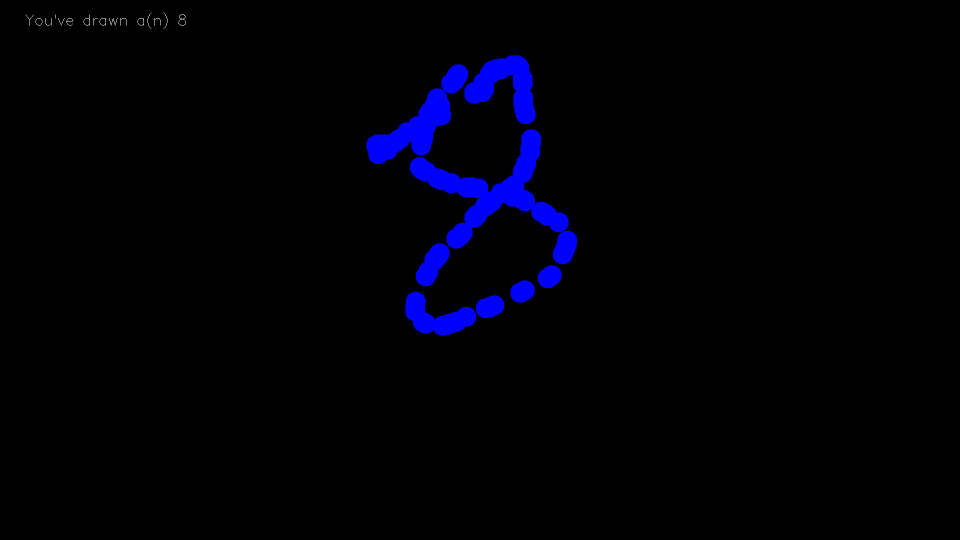
#> input picture Drawings/08-25-2020_22-38.png, 1920 x 1080 px (shown at 1/2 size)
$ python -i image_utils.py   (imports and definitions only)
#> lines starting #> are read from the running program, lines starting #| are printed output that depends on the picture; after the words box and inside, x2 and y2 are one past the last pixel; in counts of white or black regions, pixels touching at a corner belong together
import cv2
import numpy as np
import matplotlib.pyplot as plt

def crop_to_roi(img, padding=50):
    #find contours
    contours, hierarchy = cv2.findContours(img, cv2.RETR_EXTERNAL, cv2.CHAIN_APPROX_NONE)

    #loop through contours to find smallest bbox that covers all contours
    minX, minY, maxX, maxY = img.shape[1], img.shape[0], 0, 0
    for cnt in contours:
        x, y, w, h = cv2.boundingRect(cnt)
        minX, minY = min(minX, x), min(minY, y)
        maxX, maxY = max(maxX, x+w), max(maxY, y+h)

    #crop img to bbox and add black padding to edges
    img = img[minY:maxY, minX:maxX]
    img = cv2.copyMakeBorder(img, padding, padding, padding, padding, cv2.BORDER_CONSTANT, value=(0, 0, 0))

    return img

def preprocess(img):
    #convert to grayscale and crop to roi
    img = cv2.cvtColor(img, cv2.COLOR_RGB2GRAY)
    cropped = crop_to_roi(img)

    #resize to 28x28 with 2 pixels of padding on each edge giving 32x32
    small = cv2.resize(cropped, (28, 28))
    small = np.pad(small, ((2, 2), (2, 2)))

    #add dim to agree with model input size
    small = np.expand_dims(small, -1)

    return small

>>> import cv2
>>> picture = cv2.cvtColor(cv2.imread('../Drawings/08-25-2020_22-38.png'), cv2.COLOR_BGR2RGB)
>>> result = preprocess(picture)
#> in preprocess, `img = cv2.cvtColor(img, cv2.COLOR_RGB2GRAY)`:
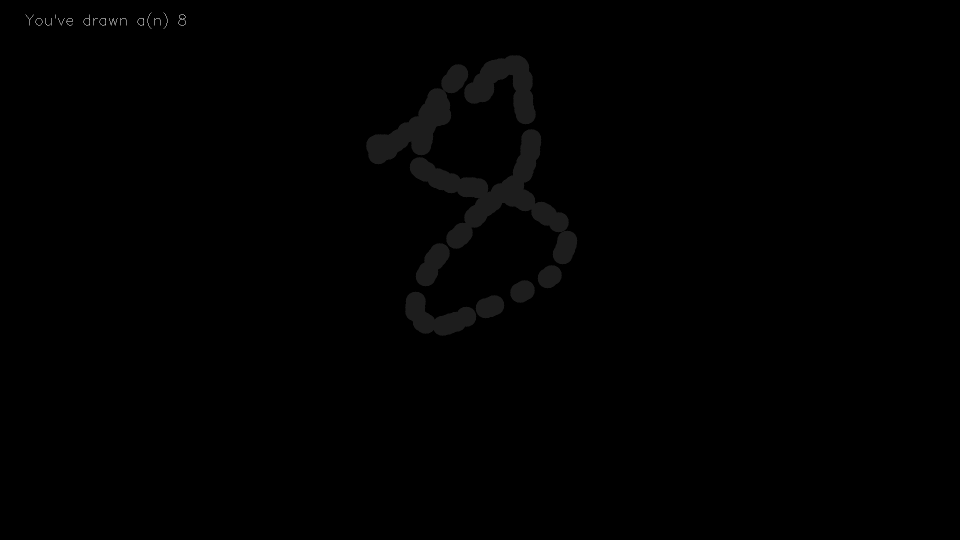
#> img: shape (1080, 1920) (shown at 1/2 size); min 0, max 255, mean 0.9
#> in crop_to_roi, `contours, hierarchy = cv2.findContours(img, cv2.RETR_EXTERNAL, cv2.CHA..`: contours = 24 contours, 10 with area under 20; largest, box (x1, y1, x2, y2) and area: (819, 258, 1155, 529) 23120, (732, 128, 937, 329) 12816, (928, 110, 1072, 249) 9464, (810, 583, 953, 672) 6199, (831, 486, 900, 573) 3232
#> the loop in crop_to_roi, `for cnt in contours:` made 24 passes
#> (x, y, w, h, minX, minY, maxX, maxY) on passes 1 to 12: (951, 590, 58, 47, 951, 590, 1009, 637), (810, 583, 143, 89, 810, 583, 1009, 672), (1020, 560, 50, 46, 810, 560, 1070, 672), (1075, 530, 49, 47, 810, 530, 1124, 672), (831, 486, 69, 87, 810, 486, 1124, 672), (819, 258, 336, 271, 810, 258, 1155, 672), (732, 128, 205, 201, 732, 128, 1155, 672), (928, 110, 144, 139, 732, 110, 1155, 672), (309, 36, 12, 15, 309, 36, 1155, 672), (275, 36, 13, 15, 275, 36, 1155, 672), (241, 36, 12, 15, 241, 36, 1155, 672), (218, 36, 17, 15, 218, 36, 1155, 672)
#> in crop_to_roi, `img = img[minY:maxY, minX:maxX]`:
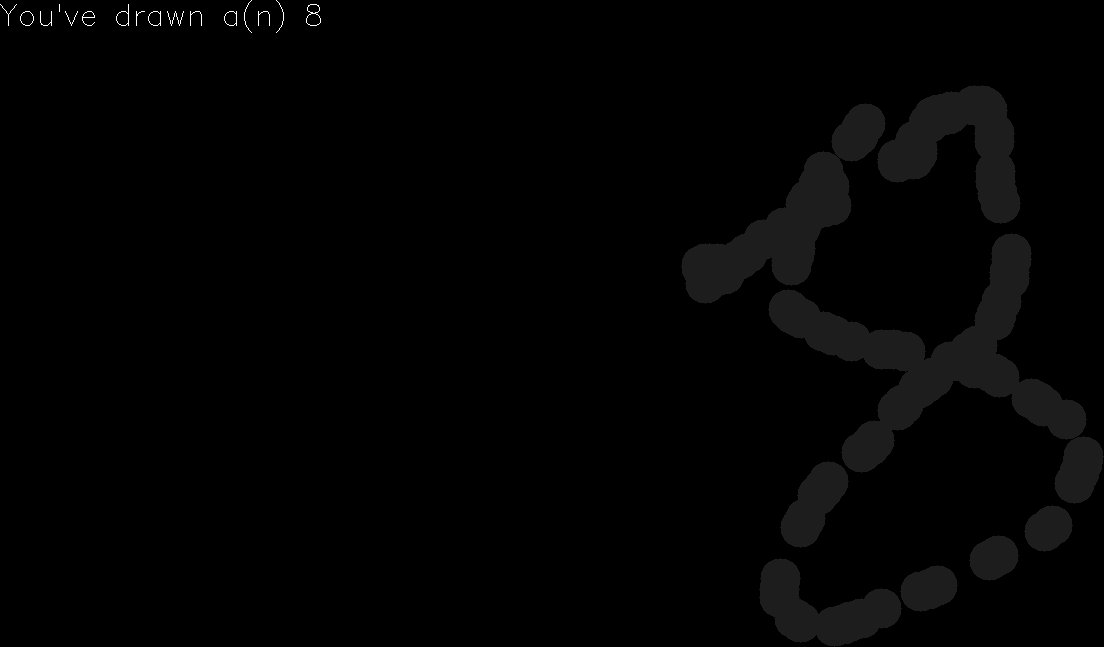
#> img: shape (647, 1104); min 0, max 255, mean 2.7
#> in crop_to_roi, `img = cv2.copyMakeBorder(img, padding, padding, padding, padding, cv2...`:
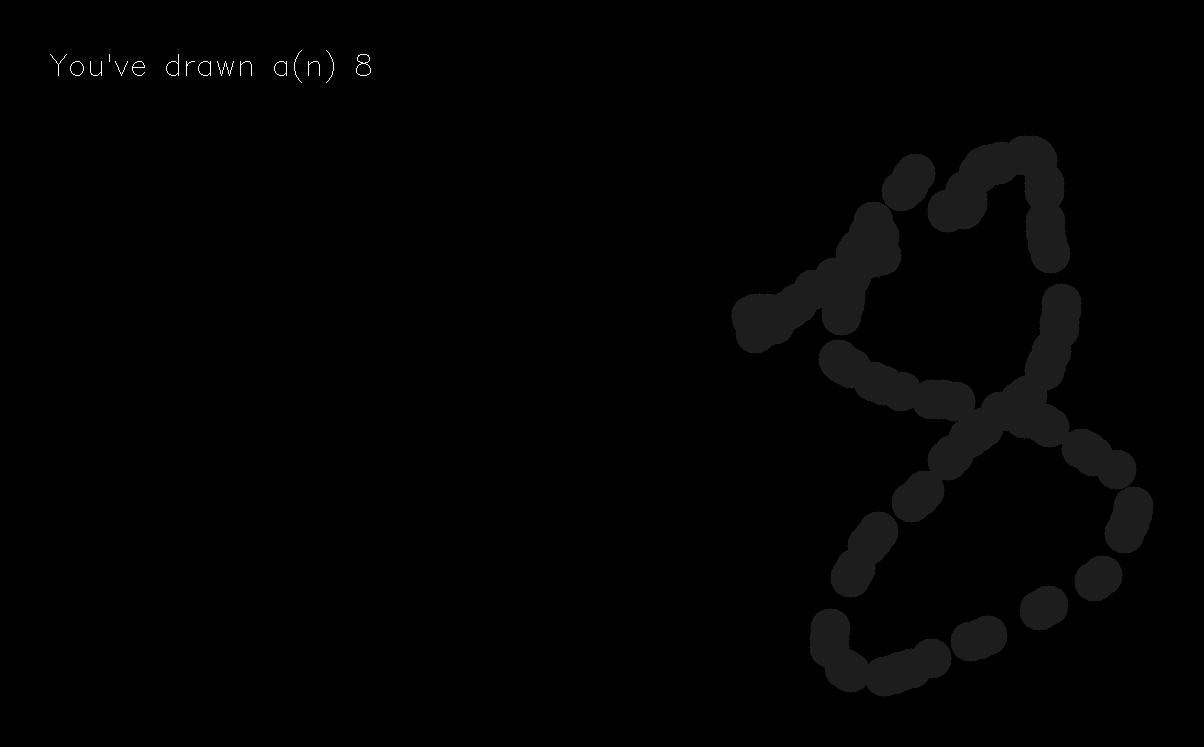
#> img: shape (747, 1204); min 0, max 255, mean 2.2
#> in preprocess, `small = cv2.resize(cropped, (28, 28))`:
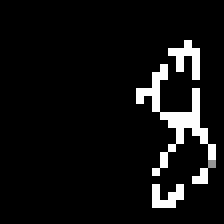
#> small: shape (28, 28) (shown 8 times larger); min 0, max 29, mean 2; drawn with min black and max white
#> in preprocess, `small = np.pad(small, ((2, 2), (2, 2)))`:
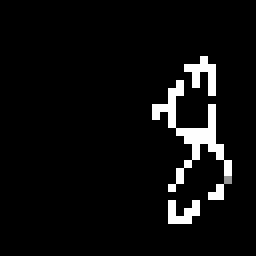
#> small: shape (32, 32) (shown 8 times larger); min 0, max 29, mean 1.5; drawn with min black and max white

$ run again, on Drawings/08-25-2020_23-38.png
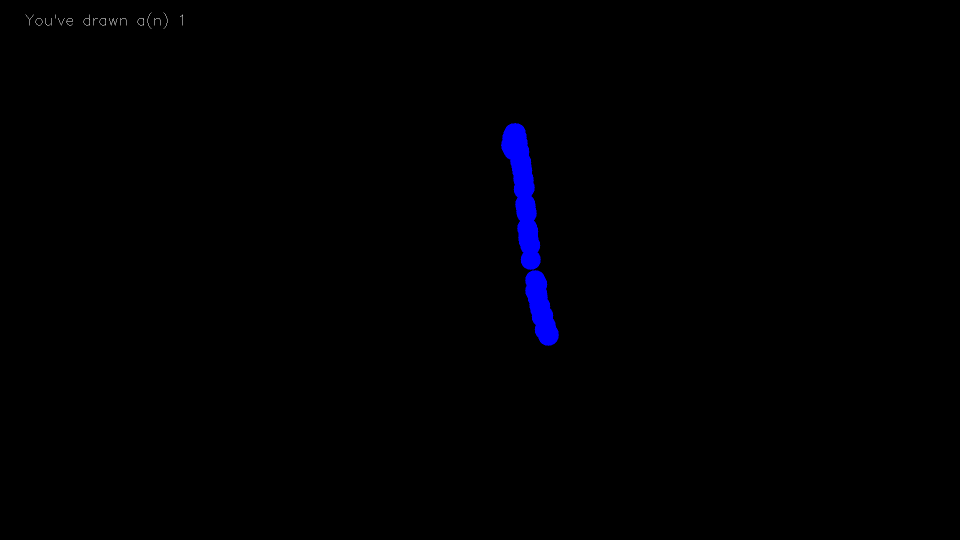
#> input picture Drawings/08-25-2020_23-38.png, 1920 x 1080 px (shown at 1/2 size)
#> contours = 18 contours, 11 with area under 20; largest, box (x1, y1, x2, y2) and area: (1002, 246, 1082, 540) 11348, (1050, 540, 1118, 692) 5829, (71, 36, 85, 51) 144, (275, 36, 288, 51) 141, (199, 36, 212, 51) 141, (167, 29, 180, 51) 141, (133, 36, 146, 51) 57
#> the loop in crop_to_roi, `for cnt in contours:` made 18 passes
#> (x, y, w, h, minX, minY) on passes 1 to 8: (1050, 540, 68, 152, 1050, 540), (1002, 246, 80, 294, 1002, 246), (309, 36, 12, 15, 309, 36), (275, 36, 13, 15, 275, 36), (241, 36, 12, 15, 241, 36), (218, 36, 17, 15, 218, 36), (199, 36, 13, 15, 199, 36), (187, 36, 9, 15, 187, 36)
#> in crop_to_roi, `img = cv2.copyMakeBorder(img, padding, padding, padding, padding, cv2...`:
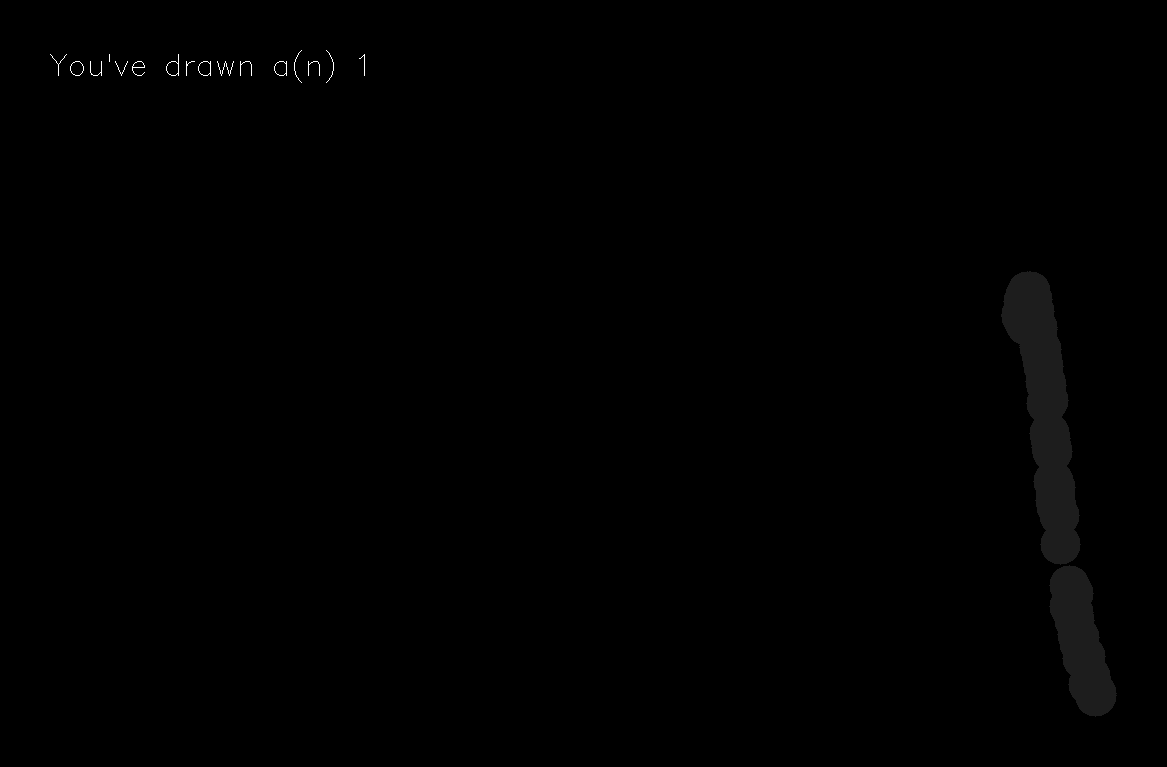
#> img: shape (767, 1167); min 0, max 255, mean 0.7
#> in preprocess, `small = np.pad(small, ((2, 2), (2, 2)))`:
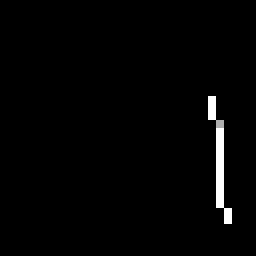
#> small: shape (32, 32) (shown 8 times larger); min 0, max 29, mean 0.4; drawn with min black and max white
